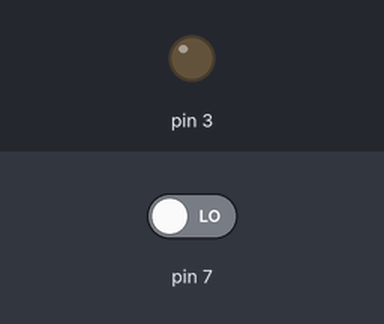
Bench run of a sketch on a simulated Arduino Uno, built with avr-gcc and run on an emulated ATmega328P. Parts: output pins drawn as LEDs (lit = HIGH). The inputs (shaded band) are chosen by the test bench; at power-on: pin 7 LOW.

Above: at 1.2 s.
1.3 s: pin 7 driven HIGH
At 2.5 s:
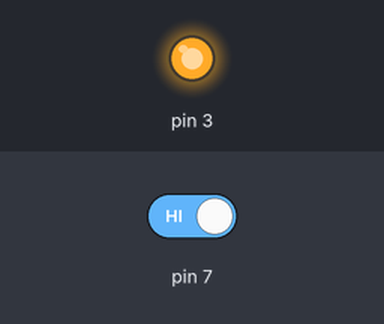
2.8 s: pin 7 driven LOW
At 3.8 s:
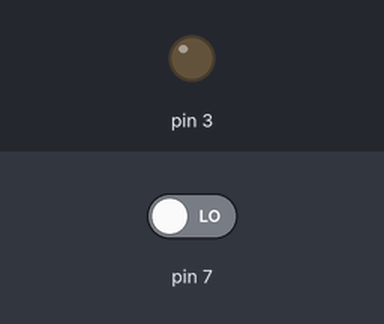
Timing chart, 0 to 5.8 s (numbered marks = the images above; inputs shaded):
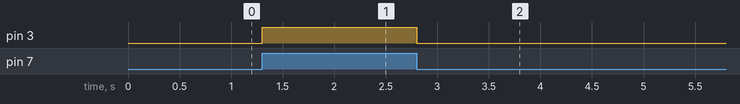

Measured:
- after the input at 1.3 s, pin 3: LOW → HIGH at once
- after the input at 2.8 s, pin 3: HIGH → LOW at once

The sketch:

LED-with-push-switch.ino
```cpp
void setup(){
  pinMode(7,INPUT);
  pinMode(3,OUTPUT);
}

void loop(){
  int signal=digitalRead(7);
  digitalWrite(3,signal);
}
```
